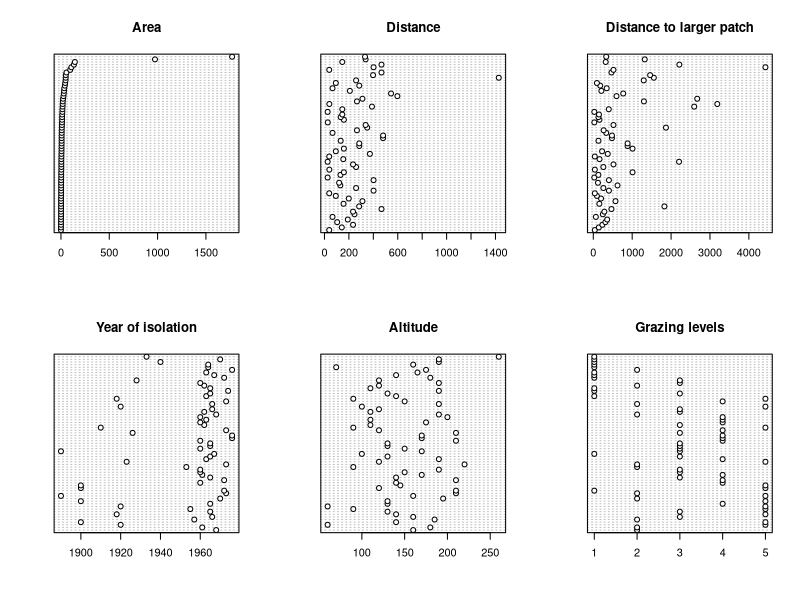
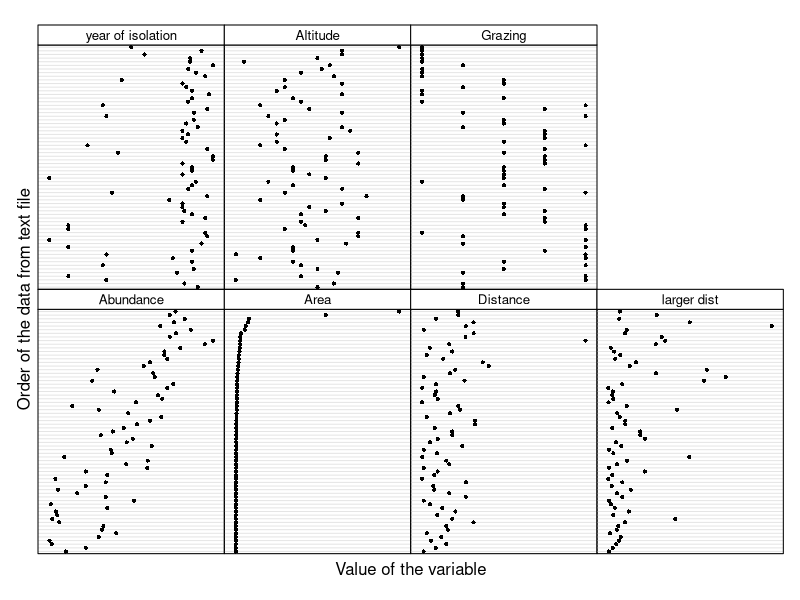
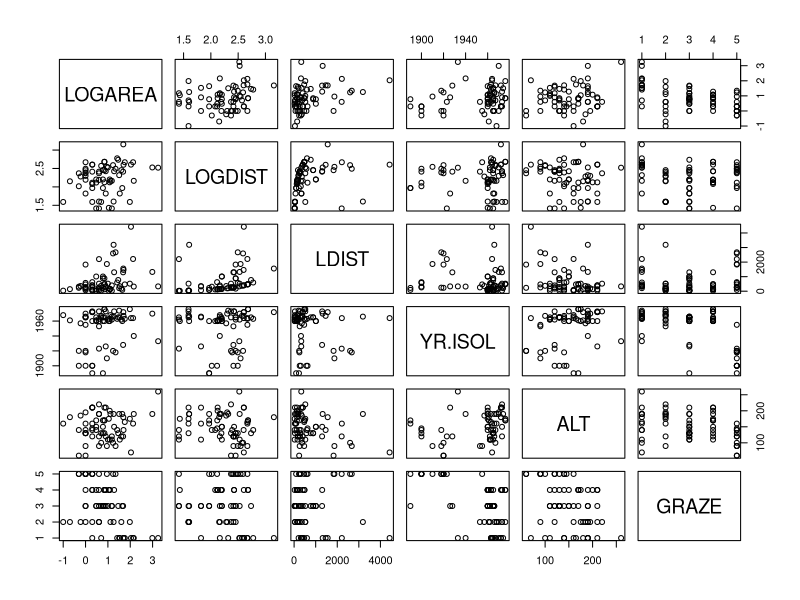
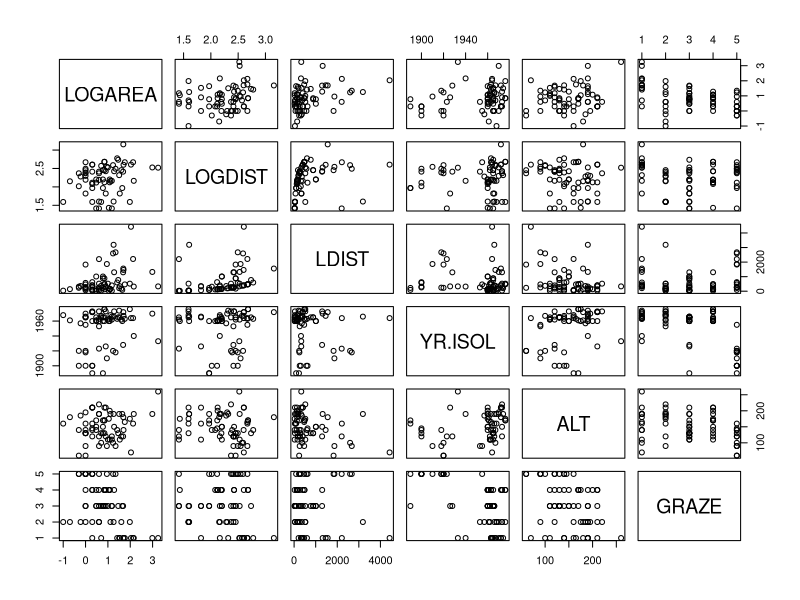
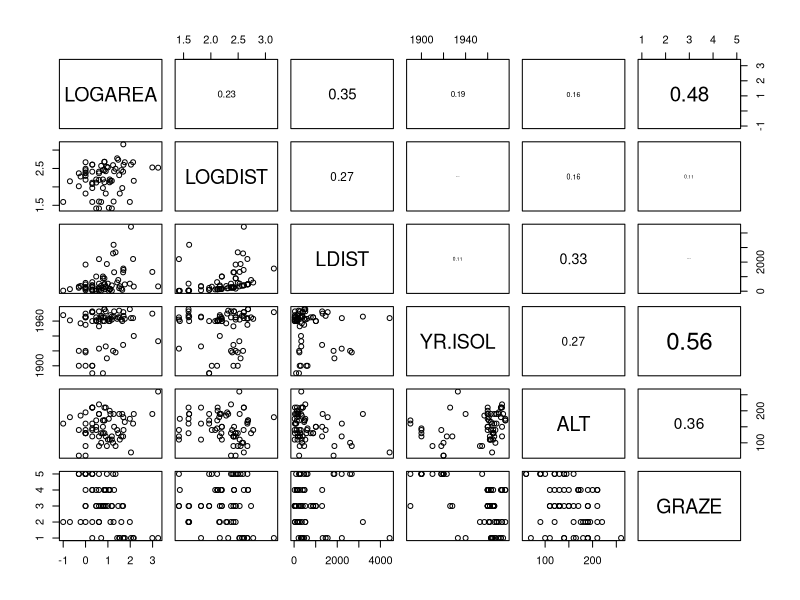
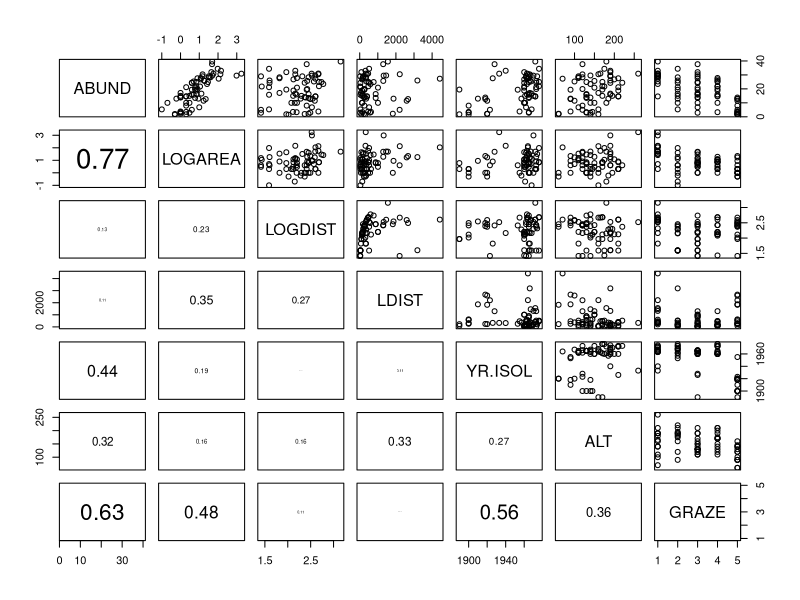
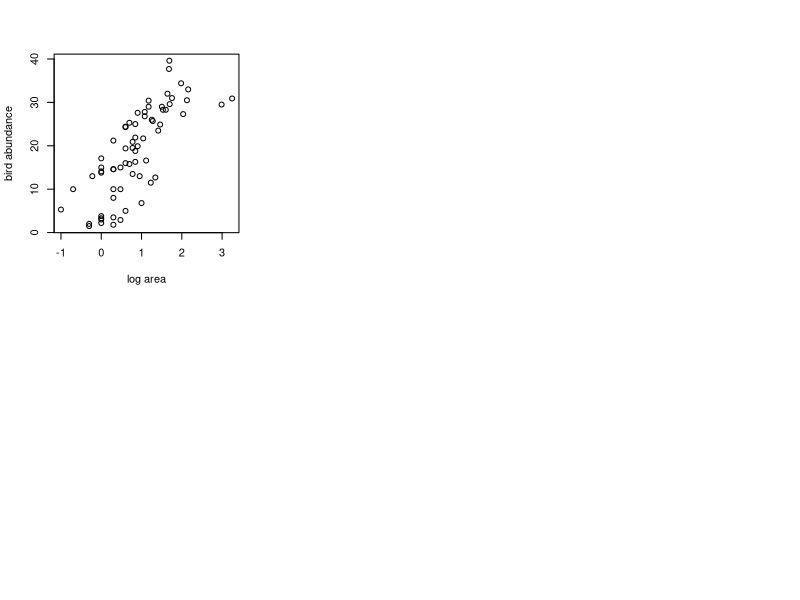
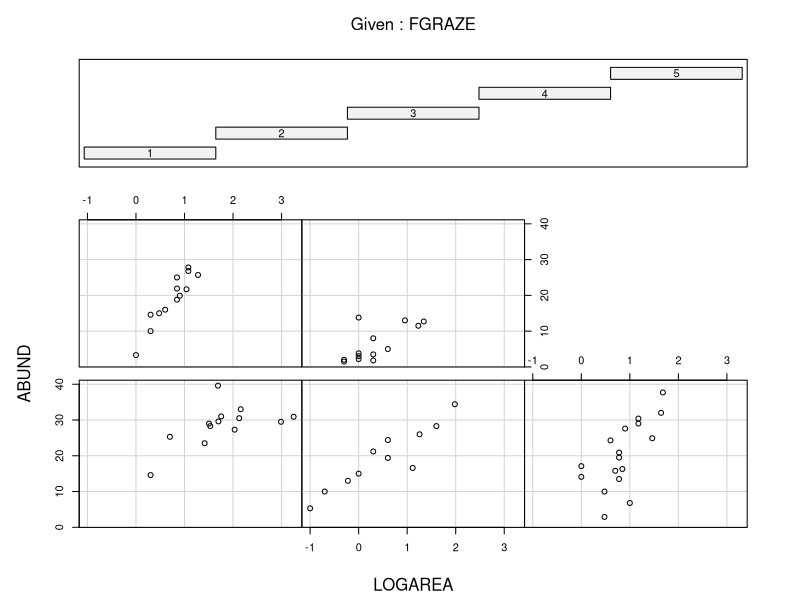

These figures' R source, in order:
## ----Q4, eval=TRUE, echo=TRUE, collapse=TRUE------------------------------------------------------------------------------------------------------------------
loyn <- read.table("./data/loyn.txt", header = TRUE, 
                   stringsAsFactors = TRUE)
str(loyn)

# 56 observations and 8 variables (from str())

summary(loyn)

# GRAZE is coded as numeric (i.e. 1,2,3,5)

# create a new factor variable variable FGRAZE which is a factor of GRAZE
loyn$FGRAZE <- factor(loyn$GRAZE)


## ----Q5, eval=TRUE, echo=TRUE, collapse=TRUE------------------------------------------------------------------------------------------------------------------
table(loyn$FGRAZE)

# or use xtabs function
xtabs(~ FGRAZE, data = loyn)


## ----Q6, eval=TRUE, echo=TRUE, collapse=TRUE------------------------------------------------------------------------------------------------------------------
# mean abundance of birds for each level of FGRAZE
tapply(loyn$ABUND, loyn$FGRAZE, mean, na.rm = TRUE)

# variance in the abundance of birds for each level of FGRAZE
tapply(loyn$ABUND, loyn$FGRAZE, var, na.rm = TRUE)

# minimum abundance of birds for each level of FGRAZE
tapply(loyn$ABUND, loyn$FGRAZE, min, na.rm = TRUE)

# maximum abundance of birds for each level of FGRAZE
tapply(loyn$ABUND, loyn$FGRAZE, max, na.rm = TRUE)

# OR use the summary function
tapply(loyn$ABUND, loyn$FGRAZE, summary, na.rm = TRUE)


## ----Q7a, eval=TRUE, echo=TRUE, collapse=TRUE-----------------------------------------------------------------------------------------------------------------
# first split the plotting device into 2 rows
# and 3 columns
par(mfrow = c(2,3))

# now produce the plots
dotchart(loyn$AREA, main = "Area")
dotchart(loyn$DIST, main = "Distance")
dotchart(loyn$LDIST, main = "Distance to larger patch")
dotchart(loyn$YR.ISOL, main = "Year of isolation")
dotchart(loyn$ALT, main = "Altitude")
dotchart(loyn$GRAZE, main = "Grazing levels")


## ----Q7b, eval=TRUE, echo=TRUE, collapse=TRUE-----------------------------------------------------------------------------------------------------------------
# A fancier version of a dotplot - just for fun!
Z <- cbind(loyn$ABUND, loyn$AREA, loyn$DIST,
           loyn$LDIST,loyn$YR.ISOL,loyn$ALT,
           loyn$GRAZE)

colnames(Z) <- c("Abundance", "Area","Distance",
                 "larger dist","year of isolation",
                 "Altitude", "Grazing")
                 
library(lattice)
dotplot(as.matrix(Z),
      groups=FALSE,
      strip = strip.custom(bg = 'white',
            par.strip.text = list(cex = 0.8)),
        scales = list(x = list(relation = "free"),
                      y = list(relation = "free"),
                      draw = FALSE),
        col=1, cex  =0.5, pch = 16,
        xlab = "Value of the variable",
        ylab = "Order of the data from text file")


## ----Q8, eval=TRUE, echo=TRUE, collapse=TRUE------------------------------------------------------------------------------------------------------------------
# There appears to be two unusually large forest patches compared to the rest
# Also one potentially large distance in DIST
# One option would be to log10 transform AREA, DIST 
# log base 10 transform variables 

loyn$LOGAREA <- log10(loyn$AREA)
loyn$LOGDIST <- log10(loyn$DIST)

# check the dataframe
str(loyn)


## ----Q9a, eval=TRUE, echo=TRUE, collapse=TRUE-----------------------------------------------------------------------------------------------------------------
# Vanilla pairs plot

pairs(loyn[,c("LOGAREA","LOGDIST","LDIST",
               "YR.ISOL","ALT","GRAZE")])

# or first create a new dataframe and then use this 
# data frame with the pairs function

explan_vars <- loyn[,c("LOGAREA","LOGDIST","LDIST",
               "YR.ISOL","ALT","GRAZE")]
pairs(explan_vars)


## ----Q9b, eval=TRUE, echo=TRUE, collapse=TRUE-----------------------------------------------------------------------------------------------------------------
# And with correlations in the upper panel

# first need to define the panel.cor function
panel.cor <- function(x, y, digits = 2, prefix = "", cex.cor, ...){
    usr <- par("usr")
    #on.exit(par(usr))
    par(usr = c(0, 1, 0, 1))
    r <- abs(cor(x, y))
    txt <- format(c(r, 0.123456789), digits = digits)[1]
    txt <- paste0(prefix, txt)
    if(missing(cex.cor)) cex.cor <- 0.8/strwidth(txt)
    text(0.5, 0.5, txt, cex = cex.cor * r)
}

# then use the panel.cor function when we use pairs
pairs(loyn[,c("LOGAREA","LOGDIST","LDIST",
               "YR.ISOL","ALT","GRAZE")],
      upper.panel = panel.cor)


## ----Q10a, eval=TRUE, echo=TRUE, collapse=TRUE----------------------------------------------------------------------------------------------------------------
pairs(loyn[,c("ABUND","LOGAREA","LOGDIST","LDIST",
    	"YR.ISOL","ALT","GRAZE")],
      	lower.panel = panel.cor)


## ----Q10b, eval=TRUE, echo=TRUE, collapse=TRUE----------------------------------------------------------------------------------------------------------------
plot(loyn$LOGAREA, loyn$ABUND, xlab = "log area", ylab = "bird abundance")


## ----Q11a, eval=TRUE, echo=TRUE, collapse=TRUE----------------------------------------------------------------------------------------------------------------
# Interaction between LOGAREA and FGRAZE? 
# Do the slopes look similar or different? 
coplot(ABUND ~ LOGAREA | FGRAZE, data = loyn)


## ----Q11b, eval=TRUE, echo=TRUE, collapse=TRUE----------------------------------------------------------------------------------------------------------------
# Fancier version of the above plot 
# with a line of best fit included just for fun
coplot(ABUND ~ LOGAREA | FGRAZE,
      data = loyn,
        panel = function(x, y, ...) {
         tmp <- lm(y ~ x, na.action = na.omit)
         abline(tmp)
         points(x, y) })

